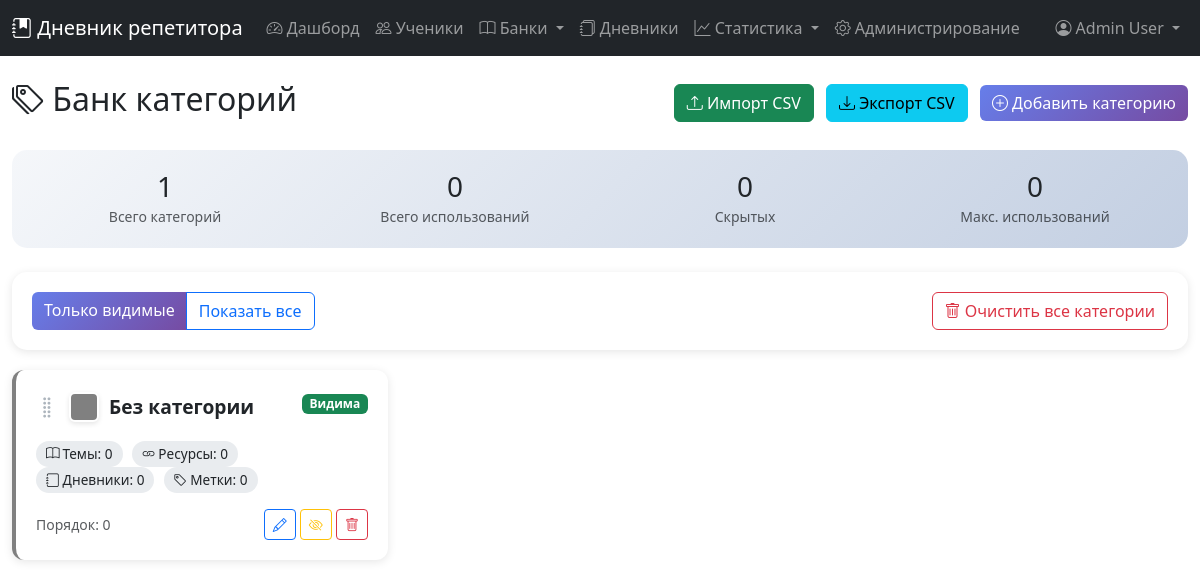
The app's page /categories.php (signed in), older data.
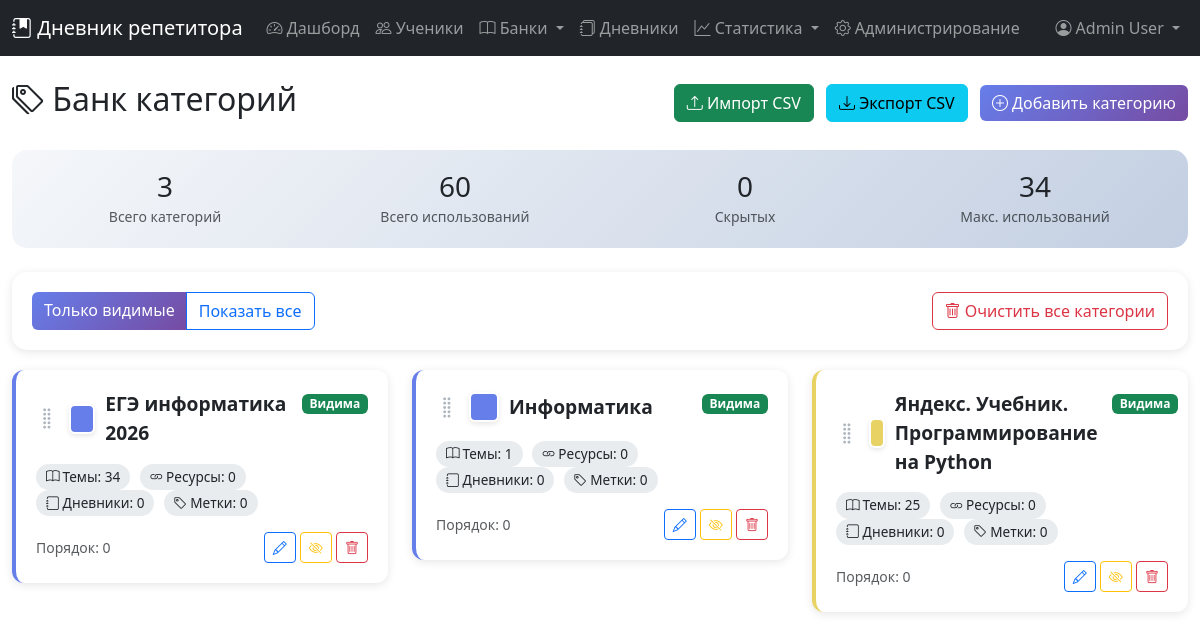
The same page, newer data.
### tables this page shows
CREATE TABLE `categories` (
  `id` int(11) NOT NULL,
  `user_id` int(11) NOT NULL,
  `name` varchar(100) NOT NULL,
  `color` varchar(7) DEFAULT '#808080',
  `is_hidden` tinyint(1) DEFAULT 0,
  `sort_order` int(11) DEFAULT 0,
  `created_at` timestamp NOT NULL DEFAULT current_timestamp(),
  `updated_at` timestamp NOT NULL DEFAULT current_timestamp() ON UPDATE current_timestamp()
);

### categories.php (the view, shortened to what the changed rows need)
<?php
require_once 'config.php';
$currentUser = getCurrentUser($pdo);
$userId = $currentUser['id'];
$action = $_GET['action'] ?? 'list';
$showHidden = isset($_GET['show_hidden']) ? $_GET['show_hidden'] : '0';
$query = "SELECT * FROM categories WHERE user_id = ?";
$params = [$userId];
if ($showHidden === '0') {
    $query .= " AND is_hidden = 0";
}
$query .= " ORDER BY sort_order, name";
$stmt = $pdo->prepare($query);
$stmt->execute($params);
$categories = $stmt->fetchAll();
$usageStats = [];
foreach ($categories as $category) {
    $stmt = $pdo->prepare("
        SELECT
            (SELECT COUNT(*) FROM topics WHERE category_id = ?) as topics,
            (SELECT COUNT(*) FROM resources WHERE category_id = ?) as resources,
            (SELECT COUNT(*) FROM diaries WHERE category_id = ?) as diaries,
            (SELECT COUNT(*) FROM labels WHERE category_id = ?) as labels
    ");
    $stmt->execute([$category['id'], $category['id'], $category['id'], $category['id']]);
    $usageStats[$category['id']] = $stmt->fetch();
}
?>
<!DOCTYPE html>
<html lang="ru">
<head>
    <link href="https://cdn.jsdelivr.net/npm/bootstrap@5.3.0/dist/css/bootstrap.min.css" rel="stylesheet">
    <link href="https://cdn.jsdelivr.net/npm/bootstrap-icons@1.11.0/font/bootstrap-icons.css" rel="stylesheet">
    <link href="https://cdn.jsdelivr.net/npm/spectrum-colorpicker2@2.0.0/dist/spectrum.min.css" rel="stylesheet">
</head>
<body>
    <?php include 'menu.php'; ?>
    <div class="container-fluid py-4">
        <?php if ($action === 'list'): ?>
            <div class="d-flex justify-content-between align-items-center mb-4">
                <h2><i class="bi bi-tags"></i> Банк категорий</h2>
                <div>
                    <button type="button" class="btn btn-success me-2" data-bs-toggle="modal" data-bs-target="#importModal">
                        <i class="bi bi-upload"></i> Импорт CSV
                    </button>
                    <a href="?export_csv=1" class="btn btn-info me-2">
                        <i class="bi bi-download"></i> Экспорт CSV
                    </a>
                    <a href="?action=add" class="btn btn-primary">
                        <i class="bi bi-plus-circle"></i> Добавить категорию
                    </a>
                </div>
            </div>
            <div class="stats-section mb-4">
                <div class="row">
                    <div class="col-md-3">
                        <div class="text-center">
                            <h3 class="mb-0"><?php echo count($categories); ?></h3>
                            <small class="text-muted">Всего категорий</small>
                        </div>
                    </div>
                    <div class="col-md-3">
                        <div class="text-center">
                            <h3 class="mb-0">
                                <?php
                                $totalUsage = 0;
                                foreach ($usageStats as $stat) {
                                    $totalUsage += $stat['topics'] + $stat['resources'] + $stat['diaries'] + $stat['labels'];
                                }
                                echo $totalUsage;
                                ?>
                            </h3>
                            <small class="text-muted">Всего использований</small>
                        </div>
                    </div>
                    <div class="col-md-3">
                        <div class="text-center">
                            <h3 class="mb-0">
                                <?php
                                $hiddenCount = 0;
                                echo $hiddenCount;
                                ?>
                            </h3>
                            <small class="text-muted">Скрытых</small>
                        </div>
                    </div>
                    <div class="col-md-3">
                        <div class="text-center">
                            <h3 class="mb-0">
                                <?php
                                $mostUsed = 0;
                                foreach ($usageStats as $stat) {
                                    $used = $stat['topics'] + $stat['resources'] + $stat['diaries'] + $stat['labels'];
                                    if ($used > $mostUsed) $mostUsed = $used;
                                }
                                echo $mostUsed;
                                ?>
                            </h3>
                            <small class="text-muted">Макс. использований</small>
                        </div>
                    </div>
                </div>
            </div>
            <div class="filter-panel">
                <div class="row align-items-center">
                    <div class="col-md-6">
                        <div class="btn-group" role="group">
                            <a href="?show_hidden=0" class="btn <?php echo $showHidden === '0' ? 'btn-primary' : 'btn-outline-primary'; ?>">
                                Только видимые
                            </a>
                            <a href="?show_hidden=1" class="btn <?php echo $showHidden === '1' ? 'btn-primary' : 'btn-outline-primary'; ?>">
                                Показать все
                            </a>
                        </div>
                    </div>
                    <div class="col-md-6 text-end">
                        <a href="?clear_all=1" class="btn btn-outline-danger"
                           onclick="return confirm('Вы уверены? Это действие очистит все категории. Категории, используемые в других модулях, будут скрыты.')">
                            <i class="bi bi-trash"></i> Очистить все категории
                        </a>
                    </div>
                </div>
            </div>
            <div class="row" id="categories-list">
                <?php if (empty($categories)): ?>
                    <div class="col-12">
                        <div class="alert alert-info text-center py-5">
                            <i class="bi bi-tag" style="font-size: 3rem;"></i>
                            <h4 class="mt-3">Категории не найдены</h4>
                            <p>Создайте первую категорию, нажав кнопку "Добавить категорию"</p>
                        </div>
                    </div>
                <?php else: ?>
                    <?php foreach ($categories as $category): ?>
                        <?php $usage = $usageStats[$category['id']]; ?>
                        <div class="col-md-6 col-lg-4 category-item" data-id="<?php echo $category['id']; ?>">
                            <div class="category-card <?php echo $category['is_hidden'] ? 'hidden' : ''; ?>"
                                 style="border-left-color: <?php echo htmlspecialchars($category['color']); ?>">
                                <div class="d-flex justify-content-between align-items-start">
                                    <div class="category-name">
                                        <span class="sort-handle"><i class="bi bi-grip-vertical"></i></span>
                                        <span class="category-color" style="background: <?php echo htmlspecialchars($category['color']); ?>"></span>
                                        <?php echo htmlspecialchars($category['name']); ?>
                                    </div>
                                    <div>
                                        <span class="badge <?php echo $category['is_hidden'] ? 'bg-secondary' : 'bg-success'; ?>">
                                            <?php echo $category['is_hidden'] ? 'Скрыта' : 'Видима'; ?>
                                        </span>
                                    </div>
                                </div>
                                <div class="mt-3">
                                    <div class="usage-badge">
                                        <i class="bi bi-book"></i> Темы: <?php echo $usage['topics']; ?>
                                    </div>
                                    <div class="usage-badge">
                                        <i class="bi bi-link"></i> Ресурсы: <?php echo $usage['resources']; ?>
                                    </div>
                                    <div class="usage-badge">
                                        <i class="bi bi-journal"></i> Дневники: <?php echo $usage['diaries']; ?>
                                    </div>
                                    <div class="usage-badge">
                                        <i class="bi bi-tag"></i> Метки: <?php echo $usage['labels']; ?>
                                    </div>
                                </div>
                                <div class="mt-3 d-flex justify-content-between align-items-center">
                                    <small class="text-muted">
                                        <i class="bi bi-arrow-up-down"></i> Порядок: <?php echo $category['sort_order']; ?>
                                    </small>
                                    <div>
                                        <a href="?action=edit&id=<?php echo $category['id']; ?>" class="btn btn-sm btn-outline-primary">
                                            <i class="bi bi-pencil"></i>
                                        </a>
                                        <a href="?toggle_hide=1&id=<?php echo $category['id']; ?>" class="btn btn-sm btn-outline-warning">
                                            <i class="bi bi-eye<?php echo $category['is_hidden'] ? '' : '-slash'; ?>"></i>
                                        </a>
                                        <a href="?delete=1&id=<?php echo $category['id']; ?>" class="btn btn-sm btn-outline-danger"
                                           onclick="return confirm('Удалить категорию? Если она используется, она будет скрыта.')">
                                            <i class="bi bi-trash"></i>
                                        </a>
                                    </div>
                                </div>
                            </div>
                        </div>
                    <?php endforeach; ?>
                <?php endif; ?>
            </div>
        <?php endif; ?>
    </div>
</body>
</html>

Row changes from the older to the newer data that the page shows:
removed categories: name "Без категории", is_hidden "Видима", topics "0", resources "0", diaries "0", labels "0", sort_order "0", color "#808080" (drawn)
added categories: name "ЕГЭ информатика 2026", is_hidden "Видима", topics "34", resources "0", diaries "0", labels "0", sort_order "0"
added categories: name "Информатика", is_hidden "Видима", topics "1", resources "0", diaries "0", labels "0", sort_order "0"
added categories: name "Яндекс. Учебник. Программирование на Python", is_hidden "Видима", topics "25", resources "0", diaries "0", labels "0", sort_order "0", color "#e8d264" (drawn)
Text that changed along with them:
count($categories): "1" → "3"
$totalUsage: "0" → "60"
$mostUsed: "0" → "34"
